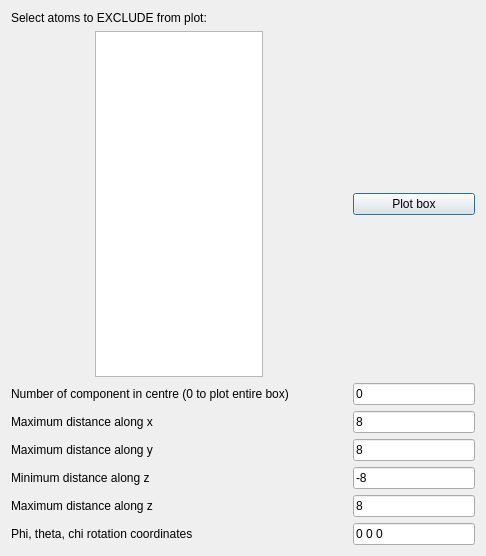
<?xml version="1.0" encoding="UTF-8"?>
<ui version="4.0">
 <class>plotBoxDialog</class>
 <widget class="QDialog" name="plotBoxDialog">
  <property name="geometry">
   <rect>
    <x>0</x>
    <y>0</y>
    <width>486</width>
    <height>556</height>
   </rect>
  </property>
  <property name="windowTitle">
   <string>Plot Simulation Box</string>
  </property>
  <layout class="QGridLayout" name="gridLayout">
   <item row="0" column="0">
    <widget class="QLabel" name="label_15">
     <property name="text">
      <string>Select atoms to EXCLUDE from plot:</string>
     </property>
    </widget>
   </item>
   <item row="1" column="0">
    <layout class="QHBoxLayout" name="horizontalLayout_8" stretch="2,4,2">
     <item>
      <spacer name="horizontalSpacer_2">
       <property name="orientation">
        <enum>Qt::Horizontal</enum>
       </property>
       <property name="sizeHint" stdset="0">
        <size>
         <width>40</width>
         <height>20</height>
        </size>
       </property>
      </spacer>
     </item>
     <item>
      <widget class="QListWidget" name="atoAtomList">
       <property name="selectionMode">
        <enum>QAbstractItemView::MultiSelection</enum>
       </property>
      </widget>
     </item>
     <item>
      <spacer name="horizontalSpacer_3">
       <property name="orientation">
        <enum>Qt::Horizontal</enum>
       </property>
       <property name="sizeHint" stdset="0">
        <size>
         <width>40</width>
         <height>20</height>
        </size>
       </property>
      </spacer>
     </item>
    </layout>
   </item>
   <item row="1" column="1">
    <widget class="QPushButton" name="plotBoxButton">
     <property name="text">
      <string>Plot box</string>
     </property>
    </widget>
   </item>
   <item row="2" column="0">
    <widget class="QLabel" name="label_13">
     <property name="text">
      <string>Number of component in centre (0 to plot entire box)</string>
     </property>
    </widget>
   </item>
   <item row="2" column="1">
    <widget class="QLineEdit" name="plotAtoCentreLineEdit">
     <property name="text">
      <string>0</string>
     </property>
    </widget>
   </item>
   <item row="3" column="0">
    <widget class="QLabel" name="label_14">
     <property name="text">
      <string>Maximum distance along x</string>
     </property>
    </widget>
   </item>
   <item row="3" column="1">
    <widget class="QLineEdit" name="plotAtoMaxXLineEdit">
     <property name="text">
      <string>8</string>
     </property>
    </widget>
   </item>
   <item row="4" column="0">
    <widget class="QLabel" name="label_19">
     <property name="text">
      <string>Maximum distance along y</string>
     </property>
    </widget>
   </item>
   <item row="4" column="1">
    <widget class="QLineEdit" name="plotAtoMaxYLineEdit">
     <property name="text">
      <string>8</string>
     </property>
    </widget>
   </item>
   <item row="5" column="0">
    <widget class="QLabel" name="label_20">
     <property name="text">
      <string>Minimum distance along z</string>
     </property>
    </widget>
   </item>
   <item row="5" column="1">
    <widget class="QLineEdit" name="plotAtoMinZLineEdit">
     <property name="text">
      <string>-8</string>
     </property>
    </widget>
   </item>
   <item row="6" column="0">
    <widget class="QLabel" name="label_21">
     <property name="text">
      <string>Maximum distance along z</string>
     </property>
    </widget>
   </item>
   <item row="6" column="1">
    <widget class="QLineEdit" name="plotAtoMaxZLineEdit">
     <property name="text">
      <string>8</string>
     </property>
    </widget>
   </item>
   <item row="7" column="0">
    <widget class="QLabel" name="label_22">
     <property name="text">
      <string>Phi, theta, chi rotation coordinates</string>
     </property>
    </widget>
   </item>
   <item row="7" column="1">
    <widget class="QLineEdit" name="plotAtoRotLineEdit">
     <property name="text">
      <string>0 0 0</string>
     </property>
    </widget>
   </item>
  </layout>
 </widget>
 <resources/>
 <connections/>
</ui>
